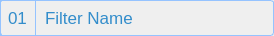
<?xml version="1.0" encoding="UTF-8"?>
<ui version="4.0">
 <class>SVPipelineFilterOutlineWidget</class>
 <widget class="QWidget" name="SVPipelineFilterOutlineWidget">
  <property name="windowModality">
   <enum>Qt::NonModal</enum>
  </property>
  <property name="geometry">
   <rect>
    <x>0</x>
    <y>0</y>
    <width>274</width>
    <height>36</height>
   </rect>
  </property>
  <property name="sizePolicy">
   <sizepolicy hsizetype="Preferred" vsizetype="Fixed">
    <horstretch>0</horstretch>
    <verstretch>0</verstretch>
   </sizepolicy>
  </property>
  <property name="minimumSize">
   <size>
    <width>50</width>
    <height>36</height>
   </size>
  </property>
  <property name="maximumSize">
   <size>
    <width>16777215</width>
    <height>16777215</height>
   </size>
  </property>
  <property name="windowTitle">
   <string>SVPipelineFilterOutlineWidget</string>
  </property>
  <property name="styleSheet">
   <string notr="true">QWidget#SVPipelineFilterOutlineWidget {
padding: 0 0 0 0px;
font: 13pt;
border: 1px solid rgb(149, 195, 255);
border-radius: 3px;
}</string>
  </property>
  <layout class="QHBoxLayout" name="horizontalLayout">
   <property name="spacing">
    <number>4</number>
   </property>
   <property name="leftMargin">
    <number>0</number>
   </property>
   <property name="topMargin">
    <number>0</number>
   </property>
   <property name="rightMargin">
    <number>4</number>
   </property>
   <property name="bottomMargin">
    <number>0</number>
   </property>
   <item>
    <widget class="QLabel" name="filterIndex">
     <property name="font">
      <font>
       <pointsize>13</pointsize>
       <weight>50</weight>
       <italic>false</italic>
       <bold>false</bold>
      </font>
     </property>
     <property name="styleSheet">
      <string notr="true">QLabel
{
	color: rgb(51, 141, 203);
	border: 1px solid rgb(149, 195, 255);
	padding: 3 3 3 3px;
	font: 13pt;
}</string>
     </property>
     <property name="frameShape">
      <enum>QFrame::NoFrame</enum>
     </property>
     <property name="text">
      <string>01</string>
     </property>
    </widget>
   </item>
   <item>
    <widget class="QLabel" name="filterName">
     <property name="sizePolicy">
      <sizepolicy hsizetype="Expanding" vsizetype="Preferred">
       <horstretch>0</horstretch>
       <verstretch>0</verstretch>
      </sizepolicy>
     </property>
     <property name="font">
      <font>
       <family>Arial</family>
       <weight>50</weight>
       <italic>false</italic>
       <bold>false</bold>
       <stylestrategy>PreferAntialias</stylestrategy>
      </font>
     </property>
     <property name="styleSheet">
      <string notr="true">QLabel
{
	color: rgb(51, 141, 203);
	font: 13pt;
}</string>
     </property>
     <property name="lineWidth">
      <number>0</number>
     </property>
     <property name="text">
      <string>Filter Name</string>
     </property>
     <property name="indent">
      <number>5</number>
     </property>
    </widget>
   </item>
  </layout>
 </widget>
 <resources/>
 <connections/>
</ui>
